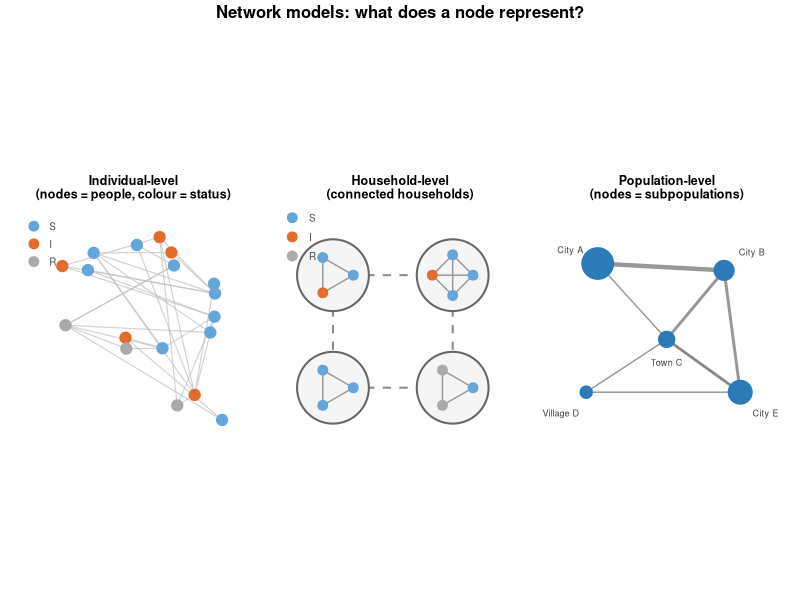

Generate this figure with R:
# ============================================================
# Generate fig_network_scales.png
#
# Three-panel figure illustrating what a "node" represents
# at different scales of network model:
#
#   Left:   Individual-level network (nodes = people, SIR colours)
#   Middle: Household-level network (connected households, SIR colours)
#   Right:  Population-level network (nodes = subpopulations,
#           node size = population, edge width = mobility flow)
#
# SIR colour scheme (colourblind-friendly):
#   S = blue (#66A5D9), I = orange (#E06D2D), R = grey (#AAAAAA)
#
# Written by Claude Sonnet 4.6 (Anthropic)
# ============================================================

library(ggplot2)
library(gridExtra)

set.seed(42)

# Colourblind-friendly SIR colours
col_S <- "#66A5D9"
col_I <- "#E06D2D"
col_R <- "#AAAAAA"

# -------------------------------------------------------
# Panel 1: Individual-level network
# -------------------------------------------------------
n_ind <- 18
set.seed(42)
ind_nodes <- data.frame(
  x      = runif(n_ind, 0.08, 0.92),
  y      = runif(n_ind, 0.08, 0.92),
  id     = 1:n_ind,
  status = sample(c(rep("S", 10), rep("I", 5), rep("R", 3)))
)
ind_nodes$col <- ifelse(ind_nodes$status == "S", col_S,
                 ifelse(ind_nodes$status == "I", col_I, col_R))

set.seed(7)
edges_ind <- do.call(rbind, lapply(1:n_ind, function(i) {
  nbrs <- sample(setdiff(1:n_ind, i), sample(1:3, 1))
  data.frame(x    = ind_nodes$x[i], y    = ind_nodes$y[i],
             xend = ind_nodes$x[nbrs], yend = ind_nodes$y[nbrs])
}))

p1 <- ggplot() +
  theme_void(base_size = 9) +
  labs(title = "Individual-level\n(nodes = people, colour = status)") +
  theme(plot.title   = element_text(hjust = 0.5, face = "bold", size = 9),
        plot.margin  = margin(5, 5, 5, 5)) +
  geom_segment(data = edges_ind,
               aes(x = x, y = y, xend = xend, yend = yend),
               colour = "grey75", linewidth = 0.4, alpha = 0.7) +
  geom_point(data = ind_nodes, aes(x = x, y = y),
             size = 3.5, colour = ind_nodes$col) +
  # Mini legend
  annotate("point", x = 0.05, y = c(0.96, 0.88, 0.80),
           size = 3, colour = c(col_S, col_I, col_R)) +
  annotate("text",  x = 0.12, y = c(0.96, 0.88, 0.80),
           label = c("S", "I", "R"), size = 2.5, hjust = 0,
           colour = "grey30") +
  xlim(-0.02, 1.02) + ylim(-0.02, 1.02) + coord_fixed()

# -------------------------------------------------------
# Panel 2: Household-level network
#
# Four households arranged in a 2x2 grid.
# SIR statuses tell a transmission narrative:
#   HH1: index case (one I, rest S)
#   HH2: secondary household (one I from contact with HH1)
#   HH3: susceptible household (all S)
#   HH4: recovered household (two R, one S)
# Solid lines = within-household contacts (dense)
# Dashed lines = between-household contacts (sparse)
# -------------------------------------------------------
hh_centres <- data.frame(
  hx  = c(0.22, 0.72, 0.22, 0.72),
  hy  = c(0.72, 0.72, 0.25, 0.25),
  hid = 1:4
)

make_circle <- function(cx, cy, r = 0.15, n = 60) {
  theta <- seq(0, 2 * pi, length.out = n)
  data.frame(x = cx + r * cos(theta), y = cy + r * sin(theta))
}

hh_bounds <- do.call(rbind, lapply(1:4, function(h) {
  circ      <- make_circle(hh_centres$hx[h], hh_centres$hy[h])
  circ$hid  <- h
  circ
}))

hh_statuses <- list(
  c("S", "I", "S"),
  c("S", "I", "S", "S"),
  c("S", "S", "S"),
  c("R", "R", "S")
)

hh_members <- do.call(rbind, lapply(1:4, function(h) {
  n_m    <- length(hh_statuses[[h]])
  angles <- seq(0, 2 * pi, length.out = n_m + 1)[-1]
  status <- hh_statuses[[h]]
  data.frame(
    x      = hh_centres$hx[h] + 0.085 * cos(angles),
    y      = hh_centres$hy[h] + 0.085 * sin(angles),
    hid    = h,
    status = status,
    col    = ifelse(status == "S", col_S,
             ifelse(status == "I", col_I, col_R))
  )
}))

within_edges <- do.call(rbind, lapply(1:4, function(h) {
  m     <- hh_members[hh_members$hid == h, ]
  pairs <- expand.grid(i = 1:nrow(m), j = 1:nrow(m))
  pairs <- pairs[pairs$i < pairs$j, ]
  data.frame(x    = m$x[pairs$i], y    = m$y[pairs$i],
             xend = m$x[pairs$j], yend = m$y[pairs$j])
}))

between_edges <- data.frame(
  x    = hh_centres$hx[c(1, 2, 1, 3)],
  y    = hh_centres$hy[c(1, 2, 1, 3)],
  xend = hh_centres$hx[c(2, 4, 3, 4)],
  yend = hh_centres$hy[c(2, 4, 3, 4)]
)

p2 <- ggplot() +
  theme_void(base_size = 9) +
  labs(title = "Household-level\n(connected households)") +
  theme(plot.title  = element_text(hjust = 0.5, face = "bold", size = 9),
        plot.margin = margin(5, 5, 5, 5)) +
  geom_segment(data = between_edges,
               aes(x = x, y = y, xend = xend, yend = yend),
               colour = "grey55", linewidth = 0.7, linetype = "dashed") +
  geom_polygon(data = hh_bounds,
               aes(x = x, y = y, group = hid),
               fill = "#f5f5f5", colour = "grey40", linewidth = 0.7) +
  geom_segment(data = within_edges,
               aes(x = x, y = y, xend = xend, yend = yend),
               colour = "grey60", linewidth = 0.5) +
  geom_point(data = hh_members, aes(x = x, y = y),
             size = 3, colour = hh_members$col) +
  annotate("point", x = 0.05, y = c(0.96, 0.88, 0.80),
           size = 3, colour = c(col_S, col_I, col_R)) +
  annotate("text",  x = 0.12, y = c(0.96, 0.88, 0.80),
           label = c("S", "I", "R"), size = 2.5, hjust = 0,
           colour = "grey30") +
  xlim(0.02, 0.98) + ylim(0.02, 0.98) + coord_fixed()

# -------------------------------------------------------
# Panel 3: Population-level
#
# Node size proportional to population.
# Edge width proportional to mobility flow.
# Labels manually offset to avoid overlapping edges.
# -------------------------------------------------------
pop_nodes <- data.frame(
  x   = c(0.20, 0.75, 0.50, 0.15, 0.82),
  y   = c(0.78, 0.75, 0.45, 0.22, 0.22),
  pop = c(8,    5,    4,    3,    6),
  lbl = c("City A", "City B", "Town C", "Village D", "City E"),
  lx  = c(0.08, 0.87, 0.50, 0.04, 0.93),   # label x positions
  ly  = c(0.84, 0.83, 0.35, 0.13, 0.13)    # label y positions
)
from_p <- c(1, 1, 2, 2, 3, 3, 4, 5)
to_p   <- c(2, 3, 3, 5, 4, 5, 5, 3)
flows  <- c(3, 1, 2, 2, 1, 1, 1, 2)
pop_edges <- data.frame(
  x    = pop_nodes$x[from_p], y    = pop_nodes$y[from_p],
  xend = pop_nodes$x[to_p],   yend = pop_nodes$y[to_p],
  w    = flows
)

p3 <- ggplot() +
  theme_void(base_size = 9) +
  labs(title = "Population-level\n(nodes = subpopulations)") +
  theme(plot.title  = element_text(hjust = 0.5, face = "bold", size = 9),
        plot.margin = margin(5, 5, 5, 5)) +
  geom_segment(data = pop_edges,
               aes(x = x, y = y, xend = xend, yend = yend,
                   linewidth = I(w * 0.5)),
               colour = "grey50", alpha = 0.8) +
  geom_point(data = pop_nodes,
             aes(x = x, y = y, size = I(pop * 1.3)),
             colour = "#2c7bb6") +
  geom_text(data = pop_nodes,
            aes(x = lx, y = ly, label = lbl),
            size = 2.3, colour = "grey25", hjust = 0.5) +
  xlim(0.0, 1.0) + ylim(0.0, 1.0) + coord_fixed()

# -------------------------------------------------------
# Combine and save
# -------------------------------------------------------
png("fig_network_scales.png", width = 960, height = 390, res = 120)
grid.arrange(
  p1, p2, p3,
  ncol = 3,
  top  = grid::textGrob(
    "Network models: what does a node represent?",
    gp = grid::gpar(fontsize = 12, fontface = "bold")
  )
)
dev.off()
